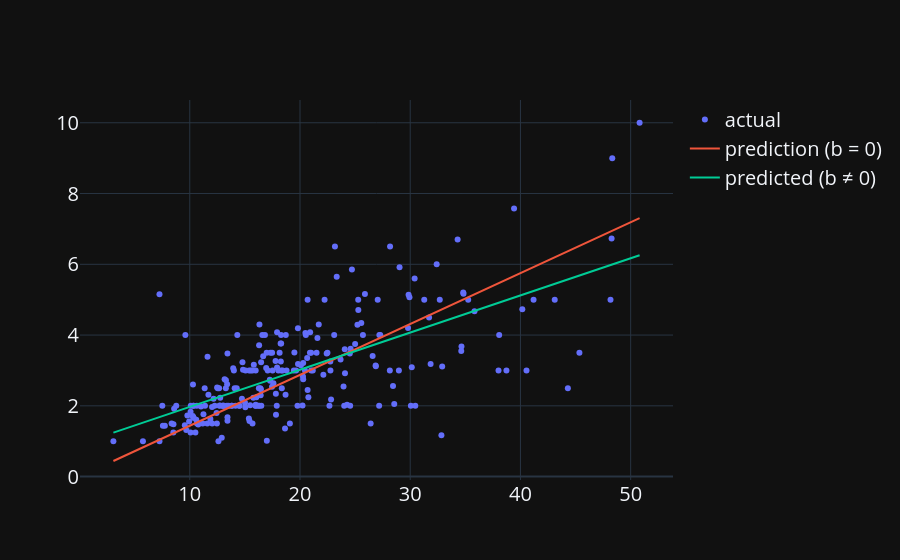

The cell this chart's notebook holds for it:
### Code cell
fig = go.Figure()
fig.add_trace(go.Scatter(x=data['total_bill'], y = data['tip'], mode = "markers", name = "actual"))
fig.add_trace(go.Scatter(x=data['total_bill'], y = data['prediction'], mode = "lines", name = "prediction (b = 0)"))
fig.add_trace(go.Scatter(x=data['total_bill'], y = data['prediction_with_intercept'], mode = "lines", name = "predicted (b ≠ 0)"))
fig.update_layout(font_size = 20)

### Figure 1 — Plotly figure (JSON) as saved in the notebook; plotly's stock layout.template omitted (floating-point values rounded to 4 significant figures; data arrays with more than 128 entries replaced by an {"elided": "..."} marker saying what was removed)
{"data": [{"mode": "markers", "name": "actual", "x": {"elided": "244 float values"}, "y": {"elided": "244 float values"}, "type": "scatter"}, {"mode": "lines", "name": "prediction (b = 0)", "x": {"elided": "244 float values"}, "y": {"elided": "244 float values"}, "type": "scatter"}, {"mode": "lines", "name": "predicted (b ≠ 0)", "x": {"elided": "244 float values"}, "y": {"elided": "244 float values"}, "type": "scatter"}], "layout": {"font": {"size": 20}}}
